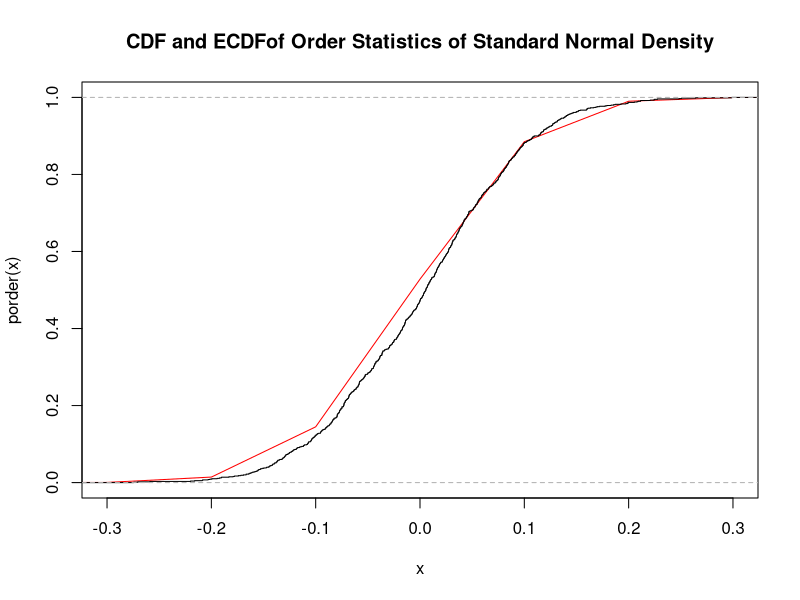
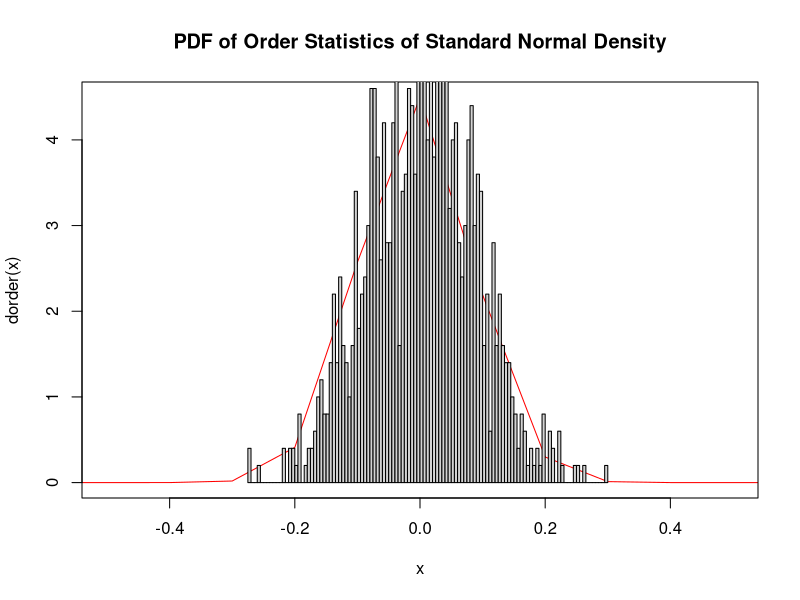
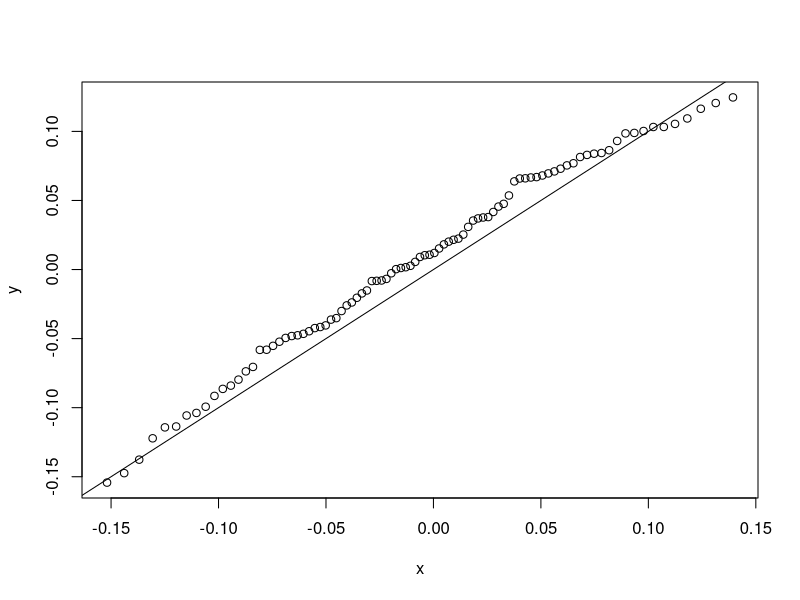
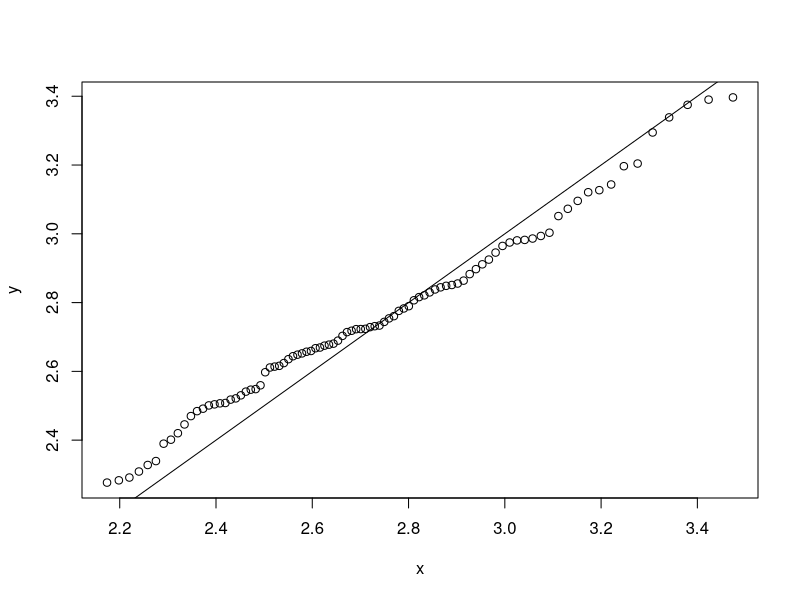
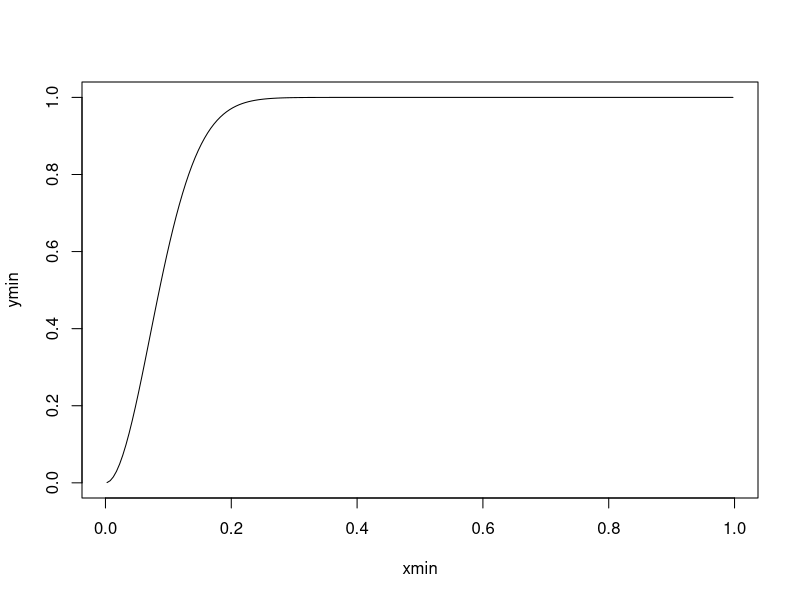
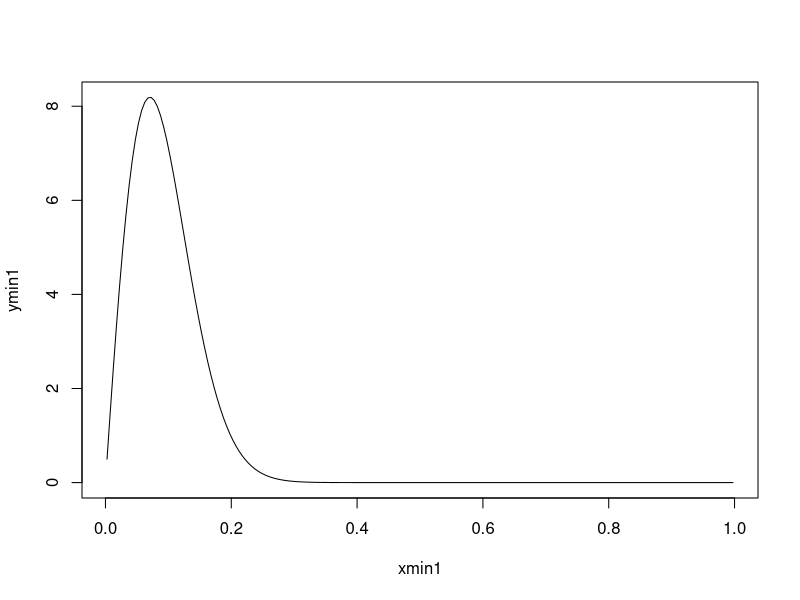

Reproduce these figures in R, in order.
## ---- chunk 1
knitr::opts_chunk$set(echo = TRUE)
## ---- chunk 2
dorder <- function(x){
  100*choose(200,100)*
    (pnorm(x))^(100-1)*
    (1-pnorm(x))^(200-100)*
    dnorm(x)
}

porder <- function(x){
   pbinom(100-1,200,pnorm(x,0,1),lower.tail = FALSE)
}
## ---- chunk 3
porder1 <- function(x,n,k){
  pbinom(k-1,n,pnorm(x,0,1),lower.tail = FALSE)
}
qorder1 <- function(p, n, k){
  out <- p
  for (i in seq_along(p)) {
    out[i] <- uniroot(function(x){porder1(x,n,k)-p[i]},c(-100,100))$root
  }
  out
}
## ---- chunk 4
samp = NA
for (i in 1:1000) {
  data <- rnorm(200)
  samp[i] = median(data)
}

x = seq(-4,4,by=0.1)
plot(x,porder(x),type = "l",main = "CDF and ECDFof Order Statistics of Standard Normal Density",xlim = c(-0.3,0.3),col = "red")
plot(ecdf(samp),add = TRUE)
## ---- chunk 5
plot(x,dorder(x),type = "l",main = "PDF of Order Statistics of Standard Normal Density",xlim = c(-0.5,0.5),col = "red")
hist(samp,freq = FALSE,add = TRUE,breaks = 100)
## ---- chunk 6
p <- seq(0.05,0.95,by=0.01)
samp1 = NA
for (i in seq_along(p)) {
  data <- rnorm(200)
  samp1[i] = median(data)
}
x <- qorder1(p,n = 200,k = 100)
y <- quantile(samp1, probs = p)

plot(x,y)
abline(0,1)

## ---- chunk 7
dorder1 <- function(x, n, k){
  k*choose(n,k)*
    (pnorm(x))^(k-1)*
    (1-pnorm(x))^(n-k)*
    dnorm(x)
}
## ---- chunk 8
porder1 <- function(x,n,k){
  pbinom(k-1,n,pnorm(x,0,1),lower.tail = FALSE)
}
## ---- chunk 9
qorder1 <- function(p, n, k){
  out <- p
  for (i in seq_along(p)) {
    out[i] <- uniroot(function(x){porder1(x,n,k)-p[i]},c(-100,100))$root
  }
  out
}
## ---- chunk 10
samp2 = NA
for (i in seq_along(p)) {
  data <- rnorm(200)
  samp2[i] = max(data)
}
x <- qorder1(p,n = 200,k = 200)
y <- quantile(samp2, probs = p)

plot(x,y)
abline(0,1)
## ---- chunk 11
dorder2 <- function(x, k, n, dist = "norm", ...){
  pf <- get(paste0("p",dist))
  df <- get(paste0("d",dist))
  
  k*
    choose(n,k)*
    pf(x, ...)^(k-1)*
    (1-pf(x, ...))^(n-k)*
    df(x, ...)
}

porder2 <- function(x, k, n, dist = "norm", ...){
  pf <- get(paste0("p",dist))
  pbinom(k-1, n, pf(x,...),lower.tail = FALSE)
}

qorder2 <- function(p, k, n, dist = "norm", ...){
  out <- p
  for (i in seq_along(p)) {
    out[i] <- uniroot(function(x){porder(x,k,n,dist,...) - p[i]},c(-100,100))$root
    
  }
  out
}

## ---- chunk 12
p <- ppoints(200)
xmin <- p
ymin <- porder2(p,k=1, n=200,dist = "gamma",shape=2)
plot(xmin,ymin,type = "l")

xmin1 <- p
ymin1 <- dorder2(p,k=1, n=200,dist = "gamma",shape=2)
plot(xmin1,ymin1,type = "l")
